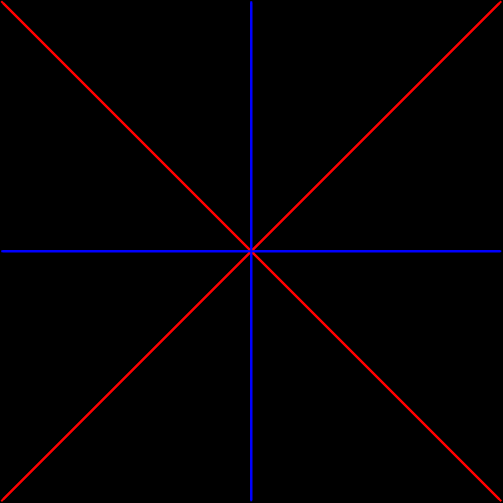
#> input picture preliminary.png, 1005 x 1005 px (shown at 1/2 size)
$ python -i util.py   (imports and definitions only)
#> lines starting #> are read from the running program, lines starting #| are printed output that depends on the picture; after the words box and inside, x2 and y2 are one past the last pixel; in counts of white or black regions, pixels touching at a corner belong together
#> further down, picture is the input picture: shape (1005, 1005, 3); mean B, G, R 2.5, 0, 3.5
import numpy as np
import cv2
import argparse
import math
import os
import sys
import time
import random

SUPRESS = True

BLUE = (255,0,0)
RED = (0,0,255)
WHITE = (255,255,255)
BLACK = (0,0,0)
'''
Get the eight neighbors of a pixel in the order specified by the Zhange-Suen line thinning algorithm

Arguments:
	row (int) : row of target pixel
	col (int) : column of target pixel
	image (image as numpy array) : image target pixel and neighbors are from

Returns:
	neighbors (list) : [intesity of up, up-right, right, down-right, down, down-left, left, up-left]
'''
# [22 lines left out: function getNeighbors, not called in this run]

'''
Get the number of transitions from black to white, might actually be reversed but doesn't seem to affect the output

Arguments:
	neighbors (list) : list of neighbors, pass output from getNeighbors to ensure correct order
Returns:
	transitions (int) : number of transitions from black to white in the neighbor list
'''
# [5 lines left out: function transitions, not called in this run]

'''
Thin lines found in an image
White (255) : background
Black (0)	: foreground/line color
	Invert your image if this is not the case

Arguments:
	image (image as numpy array) : image to thin lines in
Returns:
	image (image as numpy array) : image is modified in place but return it anyway
'''
# [56 lines left out: function thinLines, not called in this run]


'''
Helper debugging displays
'''
# [17 lines left out: functions showLine, highlightPoint, not called in this run]
'''
Check if two colors are equal by checking each channel individually
Only used because tuple and numpy channel array are slightly different
'''
def colorEquals(color, target):
	return color[0] == target[0] and color[1] == target[1] and color[2] == target[2]

'''
Maybe can change to checking RED and BLUE and BLACK instead?
'''
# [10 lines left out: function getLineType, not called in this run]


'''
Calculate the euclidean distance betwen two points
Arguments:
	point1 (tuple) : (row, col) point 1
	point2 (tuple) : (row, col) point 2
Returns:
	distance (float) : distance between two points.
'''
# [4 lines left out: function distance, not called in this run]
	#return math.sqrt( ((point1[0] - point2[0]) ** 2) + ((point1[1] - point2[1])**2) )

'''
Helper function to show and destroy images

Arguments:
	image (image as numpy array) : image to display
	title (str) : title of display window
Returns:
	None
'''
def showImage(image, title='image', scale=False, supress=SUPRESS):
	if supress:
		return
	if scale:
		copy = cv2.resize(image,(750,750))
		cv2.imshow(title, copy)
	else:
		cv2.imshow(title, image)
	cv2.waitKey(0)
	cv2.destroyAllWindows()


'''
Write a .cp file with a given list of lines

Arguments:
	pathToCP (str) : path to the cp file
	lines (list) : list of lines, output from determineBounds
Returns:
	No return but will create a file at path of pathToCP in the .cp file format
'''
# [28 lines left out: function writeCP, not called in this run]
'''
Determine if two line segments intersect
https://stackoverflow.com/questions/3838329/how-can-i-check-if-two-segments-intersect
https://www.geeksforgeeks.org/check-if-two-given-line-segments-intersect/
Arguments:
	line1 : ((x1, y1), (x2, y2)), line segment 1
	line2 : ((x1, y1), (x2, y2)), line segment 2
Returns:
	True if the line segments intersect, False otherwise

'''
# [56 lines left out: functions lineSegmentIntsersect, onSegment, orientation, not called in this run]

'''
newLine (float start row, float start col) : new line to check for intersections with existing lines
lines {(float start row, float start col) : lineType, ....} : dict of existing lines, assume they are intersection free (form a planar graph) with associated lineType
intersections set{(float intersect row, float intersect col)} : set of intersections, use to check if there is nearby intersection so the new intersection shouldn't be registered
lineType (int 1,2, or 3) : line type of the newLine, used to create new lines that meet at the intersection
rejectThreshold (number) : distance to an existing intersection to which a new intersection should not be added to the set of intersections
'''
# [43 lines left out: function addToIntersections, not called in this run]


'''
Find the intersection between two line segments
Assumes they intersect but that might be redundant, can likely be optimized

Arguments:
	line1 (tuple) : ((x1,y1), (x2,y2)) line segment 1
	line2 (tuple) : ((x1,y1), (x2,y2)) line segment 2
Returns:
	intersecction (tuple) : (x,y) intersection point
	Can also raise Exception but this should never happen in its current use cases
'''
# [20 lines left out: function findLineSegmentIntersect, not called in this run]
'''
Distance from a point to a line
https://en.wikipedia.org/wiki/Distance_from_a_point_to_a_line

Arguments:
	p1 (tuple) : (row,col) point on line
	p1 (tuple) : (row,col) a different point on line
	target (tuple) : (row,col) point to caluclate distance to
Return:
	distance : distance from point to the line
'''
# [20 lines left out: function distanceLineToPoint, not called in this run]

'''
Use OS to create a path agnostic of OS

'''
def createPath(path):

	pass


# thinninning lines then expanding to create 3 pixel lines > just using the lines?
# let's revist to preserve lines, EDIT this is probably unecessary, I think the current paradigm is sufficient
# like FB summer 2021 coding interview
# this currently takes a long time, maybe can optimize later
# [37 lines left out: function expand, not called in this run]

def checkNeighbor(row, col, image):
	pass
	# checkSet =
	# if (row == 0):

'''
set all pixels to
black (0,0,0)
white(255,255,255)
red (0,0,255)
blue(255,0,0)

Look at pixel value and maybe neighbors
'''
# [26 lines left out: function deblur, not called in this run]

'''
dfsLines, use depth first search to approximate line starts and slopes, use this an alternative to hough line transform

Arguments:
	image (image as numpy array) : copy of binary grayscale, line thinned image of crease. Idealy, lines will have at thickness of 1 pixel

Returns:
	List of line endppoints
'''
# [21 lines left out: function dfsLines, not called in this run]
def dfsRecursiveHelper(row, col, image):
	pass


'''
find the intersections in a crease pattern to create a complete point set

Arguments
	image (numpy array as image) : image of crease pattern, preferably cropped

Returns
	intersections [(float, float)] : list of intersection points
'''
def findIntersections(image):
	image = cv2.resize(image ,(250,250))
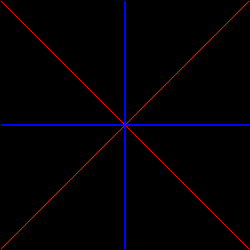
#> image: shape (250, 250, 3); mean of channels 0, 1, 2 4, 0, 2.6; drawn as B, G, R

	showImage(image)
	'''
	Some ideas to try
	sliding window, intersections should have more color than non intersections

	Do the line verification process twice
	First time will be to establish point set
		Run each line in both directions, when it changes color, each line votes to put a point in the point set
		Average nearby votes to a single point
		This is better than trying to establish a point set from the beginning
	Second time will be to snap lines to points in the point set

	Use image pyramid, downsample make sure to keep unique features
	Upsample then snap to point set
	'''
	# sliding window can be based on image size, hardcode for now

	# might be able to downsample then up


	windowSize = 10
	gray = image
	if len(gray[0][0]) > 1:
		gray = cv2.cvtColor(image, cv2.COLOR_BGR2GRAY)
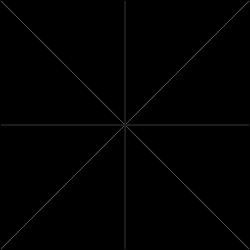
#> gray: shape (250, 250); min 0, max 76, mean 1.2
	#showImage(gray)
	# set lines to white and lines to black
	# for now assume that lines are black and background is white
	# we can detect this later, but probably should detect this upstream instead
	if np.mean(gray) < 127:
		print('background is black')
		ret,gray = cv2.threshold(gray, 10, 255, cv2.THRESH_BINARY)
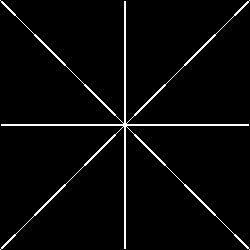
#> gray: shape (250, 250); 3.3% white in thin lines or dots
	else:

		ret,gray = cv2.threshold(gray, 10, 255, cv2.THRESH_BINARY)
	showImage(gray)
	rows, cols = gray.shape
#> rows = 250; cols = 250
	conv = np.zeros((rows + (2*windowSize), cols + (2*windowSize)))
	conv [windowSize:rows+windowSize, windowSize: cols+windowSize] = gray
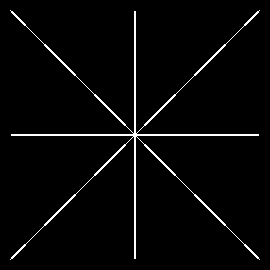
#> conv: shape (270, 270) float64; 2.9% white in thin lines or dots, all inside (x1, y1, x2, y2) = (10, 10, 260, 260)

	'''


	# pad the image to include corners
	gray = image
	if len(gray[0][0]) > 1:
		gray = cv2.cvtColor(image, cv2.COLOR_BGR2GRAY)
	showImage(gray)
	# set lines to white and lines to black
	# for now assume that lines are black and background is white
	# we can detect this later, but probably should detect this upstream instead
	if np.mean(gray) < 127:
		print('background is black')
		ret,gray = cv2.threshold(gray, 10, 255, cv2.THRESH_BINARY)
	else:

		ret,gray = cv2.threshold(gray, 10, 255, cv2.THRESH_BINARY)
	showImage(gray)

	# high conv score means more lines
	# threshold so all lines types contribute equally

	rows, cols = gray.shape
	conv = np.zeros((rows + (2*windowSize), cols + (2*windowSize)))
	conv [windowSize:rows+windowSize, windowSize: cols+windowSize] = gray
	out = np.zeros(gray.shape)
	for r in range(rows):
		for c in range(cols):
			val = np.mean(conv[r:r+windowSize, c:c+windowSize])
			if val > 127:
				#print('r:',r,'c:',c,'val:',val)
			out[r][c] = val/255


	# find local maximums
	# probably better to find clusters
	#showImage(conv)
	showImage(out)
	'''


	# [29 lines of commented-out code are left out]

>>> import cv2
>>> picture = cv2.imread('preliminary.png')
>>> result = findIntersections(picture)
